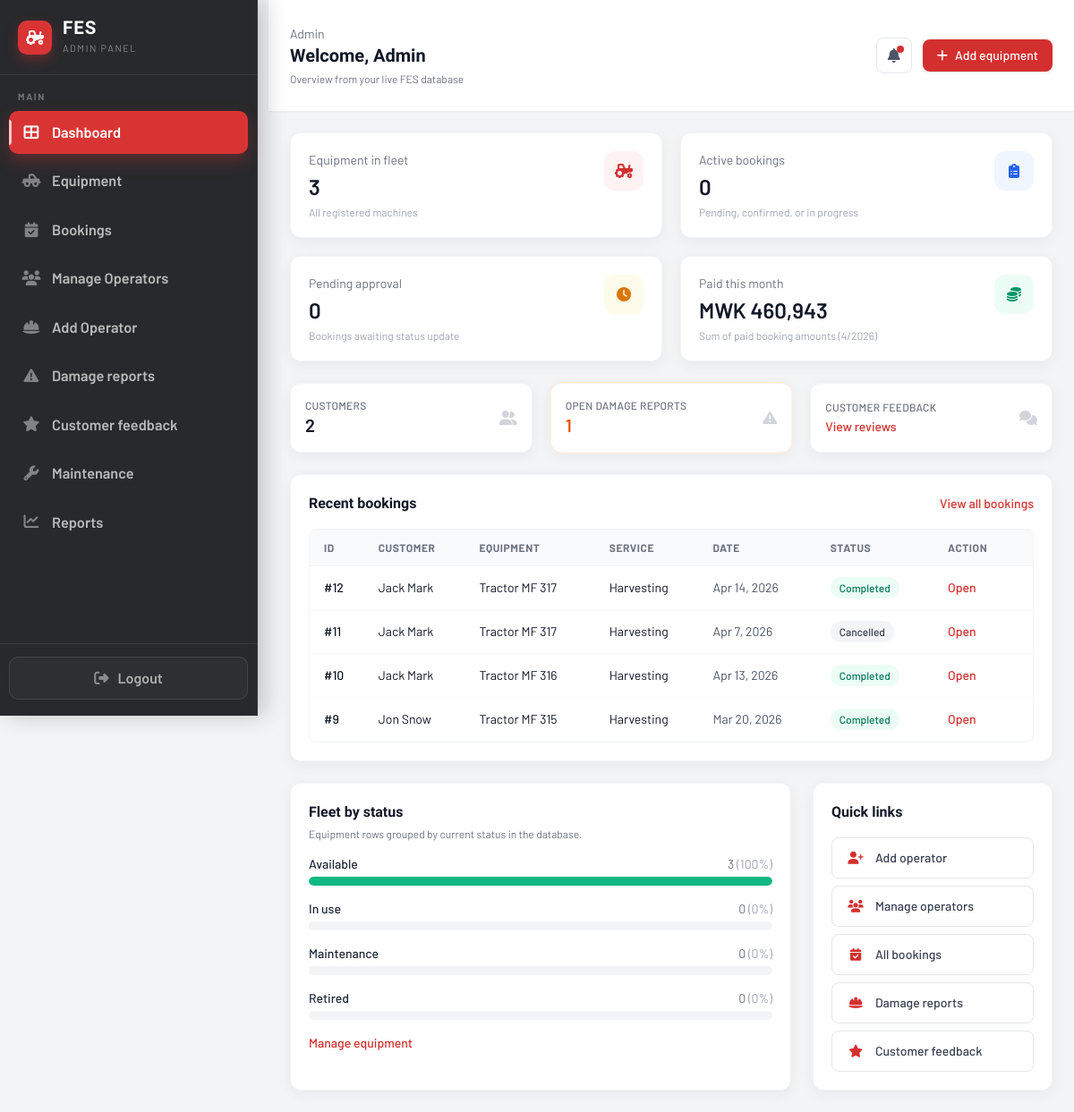
/pages/admin/dashboard.php (signed in), run on the app's committed database.
### tables this page shows
CREATE TABLE IF NOT EXISTS `bookings` (
  `booking_id` int NOT NULL AUTO_INCREMENT,
  `customer_id` int NOT NULL,
  `operator_id` int DEFAULT NULL,
  `equipment_id` varchar(50) NOT NULL,
  `booking_date` date NOT NULL,
  `service_days` int NOT NULL DEFAULT '1',
  `service_type` varchar(50) NOT NULL,
  `service_location` varchar(255) NOT NULL,
  `contact_phone` varchar(50) NOT NULL,
  `field_lat` decimal(10,7) DEFAULT NULL,
  `field_lng` decimal(10,7) DEFAULT NULL,
  `field_address` varchar(255) DEFAULT NULL,
  `field_polygon` longtext,
  `field_hectares` decimal(10,2) DEFAULT NULL,
  `notes` text,
  `estimated_total_cost` decimal(12,2) NOT NULL DEFAULT '0.00',
  `payment_status` enum('unpaid','pending','paid','failed') NOT NULL DEFAULT 'unpaid',
  `payment_tx_ref` varchar(120) DEFAULT NULL,
  `payment_paid_at` datetime DEFAULT NULL,
  `status` enum('pending','confirmed','in_progress','completed','cancelled') NOT NULL DEFAULT 'pending',
  `operator_start_time` datetime DEFAULT NULL COMMENT 'Set when operator marks job In progress',
  `operator_end_time` datetime DEFAULT NULL COMMENT 'Set when operator marks job Completed',
  `created_at` timestamp NULL DEFAULT CURRENT_TIMESTAMP,
  `updated_at` timestamp NULL DEFAULT CURRENT_TIMESTAMP ON UPDATE CURRENT_TIMESTAMP,
  PRIMARY KEY (`booking_id`),
  KEY `customer_id` (`customer_id`),
  KEY `equipment_id` (`equipment_id`),
  KEY `status` (`status`),
  KEY `idx_bookings_operator_id` (`operator_id`)
);

CREATE TABLE IF NOT EXISTS `users` (
  `user_id` int NOT NULL AUTO_INCREMENT,
  `name` varchar(255) NOT NULL,
  `email` varchar(255) NOT NULL,
  `password_hash` varchar(255) NOT NULL,
  `role` enum('customer','admin','operator') NOT NULL DEFAULT 'customer',
  `created_at` timestamp NOT NULL DEFAULT CURRENT_TIMESTAMP,
  `updated_at` timestamp NOT NULL DEFAULT CURRENT_TIMESTAMP ON UPDATE CURRENT_TIMESTAMP,
  `password_reset_token` varchar(64) DEFAULT NULL,
  `password_reset_expires` datetime DEFAULT NULL,
  PRIMARY KEY (`user_id`),
  UNIQUE KEY `email` (`email`)
);

CREATE TABLE IF NOT EXISTS `equipment` (
  `id` int NOT NULL AUTO_INCREMENT,
  `equipment_name` varchar(255) NOT NULL,
  `category` varchar(100) NOT NULL,
  `equipment_id` varchar(100) NOT NULL,
  `model` varchar(255) DEFAULT NULL,
  `description` text NOT NULL,
  `status` enum('available','in_use','maintenance','retired') NOT NULL DEFAULT 'available',
  `location` varchar(255) NOT NULL,
  `operator_id` int DEFAULT NULL,
  `purchase_date` date DEFAULT NULL,
  `daily_rate` decimal(10,2) NOT NULL,
  `hourly_rate` decimal(10,2) DEFAULT '0.00',
  `per_hectare_rate` decimal(10,2) DEFAULT NULL,
  `fuel_type` varchar(50) DEFAULT NULL,
  `total_usage_hours` int DEFAULT '0',
  `year_manufactured` int DEFAULT NULL,
  `weight_kg` decimal(10,2) DEFAULT NULL,
  `last_maintenance` date DEFAULT NULL,
  `icon` varchar(100) NOT NULL,
  `image_path` varchar(500) DEFAULT NULL,
  `created_at` timestamp NULL DEFAULT CURRENT_TIMESTAMP,
  `updated_at` timestamp NULL DEFAULT CURRENT_TIMESTAMP ON UPDATE CURRENT_TIMESTAMP,
  PRIMARY KEY (`id`),
  KEY `operator_id` (`operator_id`)
);

### Pages/admin/dashboard.php (the view, shortened to what the rows shown need)
<?php
$adminName = $_SESSION['name'] ?? 'Admin';
$recentBookings = [];
$badgeClasses = [
    'pending'     => 'bg-amber-50 text-amber-700',
    'confirmed'   => 'bg-blue-50 text-blue-700',
    'in_progress' => 'bg-purple-50 text-purple-700',
    'completed'   => 'bg-emerald-50 text-emerald-700',
    'cancelled'   => 'bg-gray-100 text-gray-700',
];
try {
    $conn = getDBConnection();
    $rbSql = 'SELECT b.booking_id, b.booking_date, b.status, b.service_type,
                     e.equipment_name, u.name AS customer_name
              FROM bookings b
              INNER JOIN equipment e ON e.equipment_id = b.equipment_id
              INNER JOIN users u ON u.user_id = b.customer_id
              ORDER BY b.created_at DESC
              LIMIT 8';
    if ($r = $conn->query($rbSql)) {
        while ($row = $r->fetch_assoc()) {
            $recentBookings[] = $row;
        }
    }
} catch (Throwable $e) {
    error_log('Admin dashboard: ' . $e->getMessage());
    $loadError = 'Could not load live dashboard data. Please refresh or check the database connection.';
}
?>
<!DOCTYPE html>
<html lang="en">
<head>
    <link rel="stylesheet" href="https://cdnjs.cloudflare.com/ajax/libs/font-awesome/6.4.0/css/all.min.css">
    <script src="https://cdn.tailwindcss.com"></script>
</head>
<body>
    <div class="min-h-screen w-full bg-gray-100">
        <div class="min-h-screen" style="margin-left: 300px; width: calc(100% - 300px);" id="main-content">
            <header class="bg-white px-6 py-7 flex flex-wrap items-center justify-between gap-4 shadow-sm md:pl-6">
                <div class="flex items-center gap-3">
                    <div>
                        <h1 class="text-xl font-semibold text-gray-900">Welcome, <?php echo htmlspecialchars($adminName); ?></h1>
                    </div>
                </div>
            </header>
            <main class="flex-1 overflow-y-auto p-6" style="width: 100%; overflow-x: hidden;">
                <section class="bg-white rounded-xl shadow-card border border-gray-100 p-5 mb-6">
                    <div class="flex items-center justify-between mb-4 flex-wrap gap-2">
                        <h2 class="text-base font-semibold text-gray-900">Recent bookings</h2>
                    </div>
                    <div class="overflow-x-auto rounded-lg border border-gray-100">
                        <table class="min-w-full text-sm">
                            <thead>
                                <tr class="text-left text-xs font-medium text-gray-500 bg-gray-50 border-b border-gray-100 uppercase tracking-wider">
                                    <th class="py-3 px-4">ID</th>
                                    <th class="py-3 pr-4">Customer</th>
                                    <th class="py-3 pr-4">Equipment</th>
                                    <th class="py-3 pr-4">Service</th>
                                    <th class="py-3 pr-4">Date</th>
                                    <th class="py-3 pr-4">Status</th>
                                    <th class="py-3 pr-4 w-24">Action</th>
                                </tr>
                            </thead>
                            <tbody class="text-gray-900">
                                <?php if (empty($recentBookings)): ?>
                                    <tr>
                                        <td colspan="7" class="py-10 px-4 text-center text-gray-500">No bookings yet. Activity will appear here when customers book.</td>
                                    </tr>
                                <?php else: ?>
                                    <?php foreach ($recentBookings as $row): ?>
                                        <?php
                                        $status = $row['status'] ?? 'pending';
                                        $badgeClass = $badgeClasses[$status] ?? 'bg-gray-100 text-gray-700';
                                        ?>
                                        <tr class="border-b border-gray-50 hover:bg-gray-50/80">
                                            <td class="py-3 px-4 font-medium">#<?php echo (int)$row['booking_id']; ?></td>
                                            <td class="py-3 pr-4"><?php echo htmlspecialchars($row['customer_name'] ?? '—'); ?></td>
                                            <td class="py-3 pr-4"><?php echo htmlspecialchars($row['equipment_name'] ?? '—'); ?></td>
                                            <td class="py-3 pr-4"><?php echo htmlspecialchars(ucfirst(str_replace('_', ' ', (string)($row['service_type'] ?? '')))); ?></td>
                                            <td class="py-3 pr-4 text-gray-600"><?php echo !empty($row['booking_date']) ? htmlspecialchars(date('M j, Y', strtotime($row['booking_date']))) : '—'; ?></td>
                                            <td class="py-3 pr-4">
                                                <span class="inline-flex items-center px-2.5 py-1 rounded-full text-xs font-medium <?php echo $badgeClass; ?>">
                                                    <?php echo htmlspecialchars(ucfirst(str_replace('_', ' ', $status))); ?>
                                                </span>
                                            </td>
                                            <td class="py-3 pr-4">
                                                <a href="booking-details.php?id=<?php echo (int)$row['booking_id']; ?>" class="text-fes-red font-medium hover:underline">Open</a>
                                            </td>
                                        </tr>
                                    <?php endforeach; ?>
                                <?php endif; ?>
                            </tbody>
                        </table>
                    </div>
                </section>
                <div class="grid grid-cols-1 lg:grid-cols-3 gap-6">
                    <section class="lg:col-span-2 bg-white rounded-xl shadow-card border border-gray-100 p-5">
                        <h2 class="text-base font-semibold text-gray-900 mb-1">Fleet by status</h2>
                    </section>
                    <section class="bg-white rounded-xl shadow-card border border-gray-100 p-5">
                        <h2 class="text-base font-semibold text-gray-900 mb-4">Quick links</h2>
                    </section>
                </div>
            </main>
        </div>
    </div>
</body>
</html>

### data on the page
bookings: booking_id "12", users.name "Jack Mark", equipment.equipment_name "Tractor MF 317", service_type "Harvesting", booking_date "Apr 14, 2026", status "Completed"
bookings: booking_id "11", users.name "Jack Mark", equipment.equipment_name "Tractor MF 317", service_type "Harvesting", booking_date "Apr 7, 2026", status "Cancelled"
bookings: booking_id "10", users.name "Jack Mark", equipment.equipment_name "Tractor MF 316", service_type "Harvesting", booking_date "Apr 13, 2026", status "Completed"
bookings: booking_id "9", users.name "Jon Snow", equipment.equipment_name "Tractor MF 315", service_type "Harvesting", booking_date "Mar 20, 2026", status "Completed"

### other printed values
$adminName "Admin"
$stats['equipment'] "3"
$stats['active_bookings'] "0"
$stats['pending'] "0"
$fmtMwk($stats['month_paid_mwk']) "MWK 460,943"
$stats['customers'] "2"
$stats['open_damage'] "1"
$label "Available"
$cnt "3"
$pct "100"
$label "In use"
$cnt "0"
$pct "0"
$label "Maintenance"
$label "Retired"
